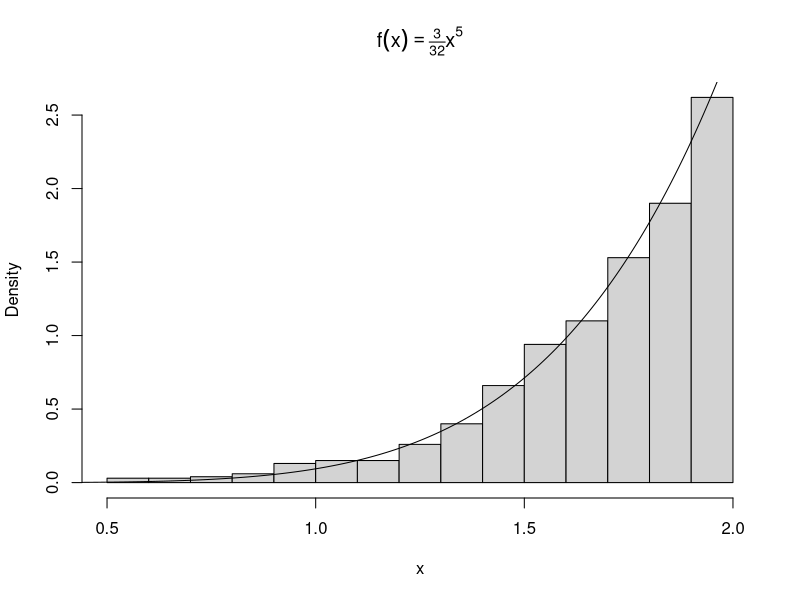
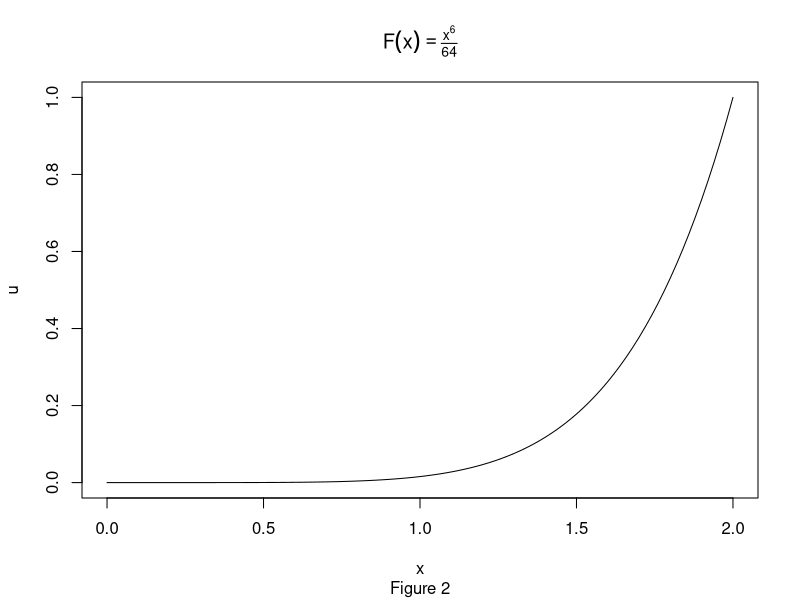
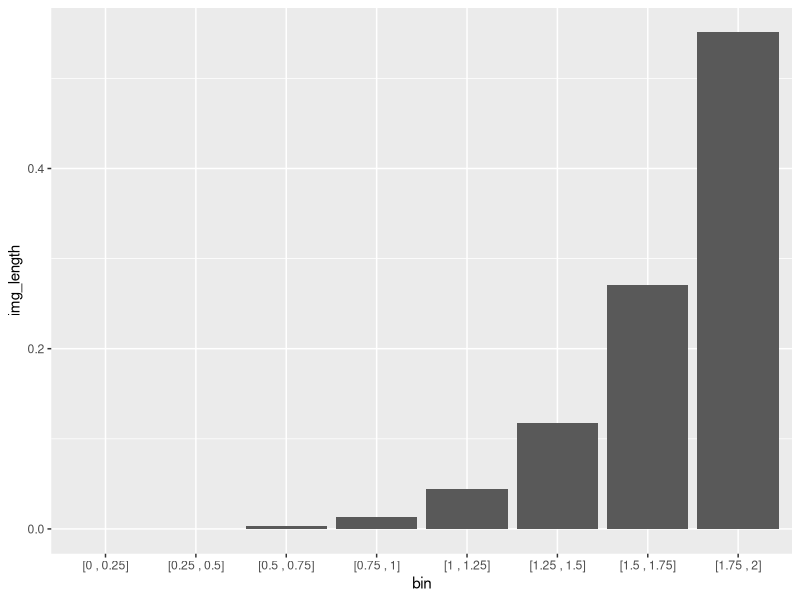
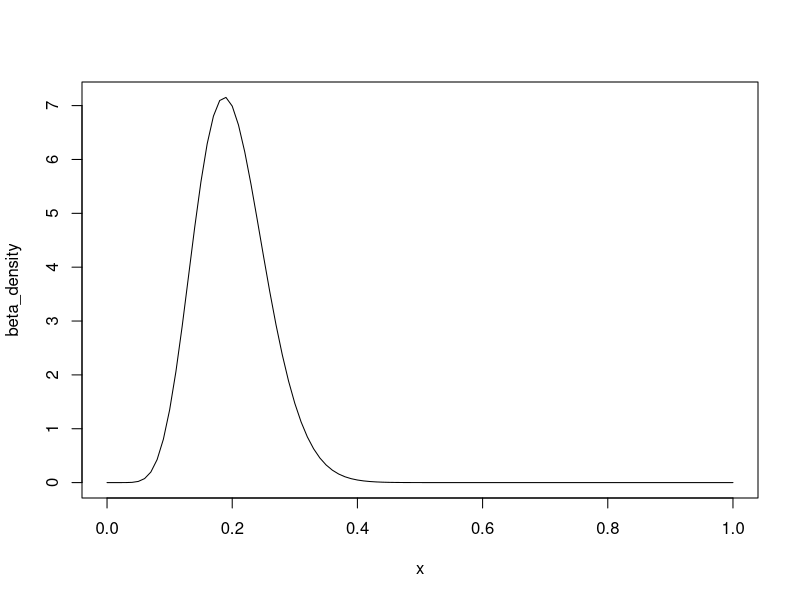
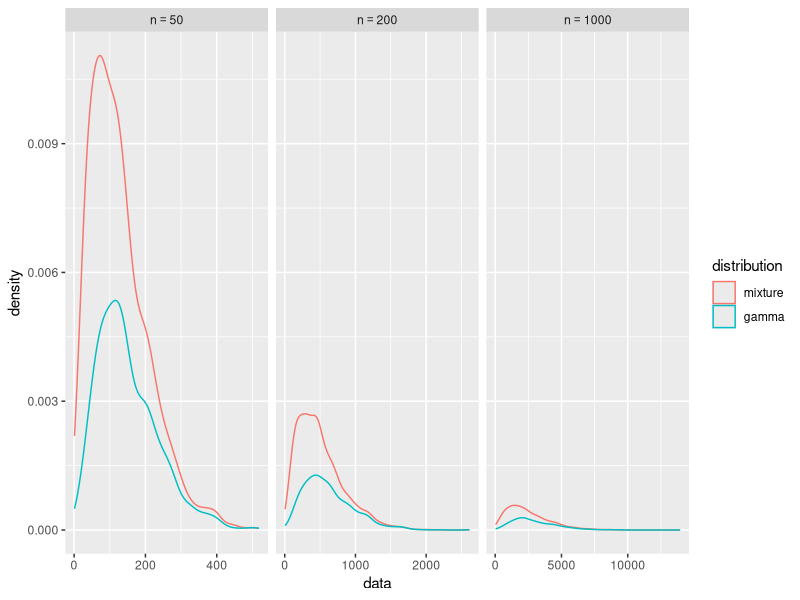

Write the R code that produced these figures, in order.
## ---- chunk 1
knitr::opts_chunk$set(cache=TRUE)
library(tidyverse)
library(stringr)
## ---- chunk 2
n <- 1000
u <- runif(n)
x <- 2*u^(1/6)
hist(x, probability = TRUE, main = expression(f(x)==textstyle(frac(3,32))*x^5))
y <- seq(0, 2, .01)
lines(y, 3/32 * y^5)
## ---- chunk 3
F <- function(x){x^6 / 64}
plot.function(F, from = 0, to = 2, ylab = "u", main = expression(F(x)==textstyle(frac(x^6,64))), sub = "Figure 2")
## ---- chunk 4
init_points <- seq(0, 1.75, .25)
end_points <- seq(.25, 2, .25)
img_init_points <- round(F(init_points),3)
img_end_points <- round(F(end_points),3)
img_length <- round(img_end_points - img_init_points,3)

as_interval <- function(a, b){
  str_c("[", a, " , ", b, "]")
}

img_table <- tibble(
  bin = as_interval(init_points, end_points),
  image = as_interval(img_init_points, img_end_points),
  img_length = img_length

)

knitr::kable(img_table, caption = "Note infinitesimals truncated to 0")

img_plot <- ggplot(data = img_table, mapping = aes(x = bin, y = img_length)) +
  geom_bar(stat = "identity")
  

## ---- chunk 5
img_plot
## ---- chunk 6
a <- 10
b <- 40
beta_density <- function(x) {
  (1/beta(a,b)) * x^(a-1) * (1-x)^(b-1)
}

plot.function(beta_density, from = 0, to = 1)
## ---- chunk 7
beta_mode <- function(a,b){
  (a-1)/(a+b-2)
}
my_x <- beta_mode(a,b)
my_c <- beta_density(my_x) 

## ---- chunk 8
n <- 1000  #target sample size
k <- 0     #counter for accepted
j <- 0     #iterations
y <- numeric(n)
acceptance_ratio <- function(x){beta_density(x)/my_c}

while(k < n){
  acceptance_threshold <- runif(1)
  j <- j + 1
  x <- runif(1)    #random variate from g
  if(acceptance_ratio(x) > acceptance_threshold){
    #accept x
    k <- k + 1
    y[k] <-  x
  }
}
## ---- chunk 9
library(stringr)
#compare empirical and theoretical percentiles
p <- seq(.1, .9, .1)
Qsim <- quantile(y, p) #quantiles of sample
Q <- qbeta(p, a, b)    #theoretical quantiles
percentiles <- str_c(as.character(seq(10,90,10)),"%")
my_table <- rbind(Qsim, Q)
names(my_table) <- percentiles
knitr::kable(my_table, caption = "Pariwise comparison of empirical and theorectical quantile")

## ---- chunk 10
library(tidyverse)
n <- 1000
nu <- 6
X <- matrix(rnorm(n*nu), n, nu)^2
y <- rowSums(X)

comp <- data.frame(
theoretical = c(nu, 2*nu),
empirical = c(mean(y), mean(y^2) - (mean(y))^2),
row.names = c("mean", "variance")
)

knitr::kable(comp)


## ---- chunk 11
library(tidyverse)

N <- 1000 # sample size
n <- 50
r <- 3
gamma_mixture <- function(n = 50, r = 3, N = 1000){
  # n is the number of variables we are mixing
  # N is the sample size we a generating 
  index <- 1:n
  weights <- index/((n*(n+1))/2)
  index_sample <- sample(index, size = N, replace = TRUE, prob = weights)
  lambda <- 1/index_sample
  mixture_sample <- rgamma(N, shape = r, rate = lambda)
  mixture_sample
}

sizes <- c(50, 200, 1000)

sizes %>%
  map(function(x) gamma_mixture(n = x)) ->
  mixture_list

sizes %>%
  map(function(x) rgamma(N, shape = r, rate = 1/x)) -> 
  gamma_list

df <- tibble(
  data = c(mixture_list, gamma_list),
  n_size = rep(sizes, times = 2),
  distribution = factor(rep(c("mixture", "gamma"), each = 3), levels = c("mixture", "gamma"))
)

library(magrittr)
library(scales)
df %<>% unnest()

ggplot(data = df, aes(x = data)) +
  geom_density(position = "stack", aes(color = distribution)) +
  scale_x_continuous(breaks = scales::pretty_breaks(n = 3)) +
  facet_grid(. ~n_size, scales = "free",  labeller = label_bquote(cols = n == .(n_size)))

## ---- chunk 12
m <- 10000
x <- runif(m)
theta.hat <- round(mean(exp(-x)),6)
soln <- round(1-exp(-1),6)
st_err <- format((1/m)*(sum(exp(-x)-theta.hat)^2)^(1/2), digits = 3)

## ---- chunk 13
m <- 10^5
sample <- rexp(m, rate = 1)
h <- function(x){
  sin(x^2)*exp(-x^2 + x)
}
estimate <- sum(h(sample))/m

estimate
